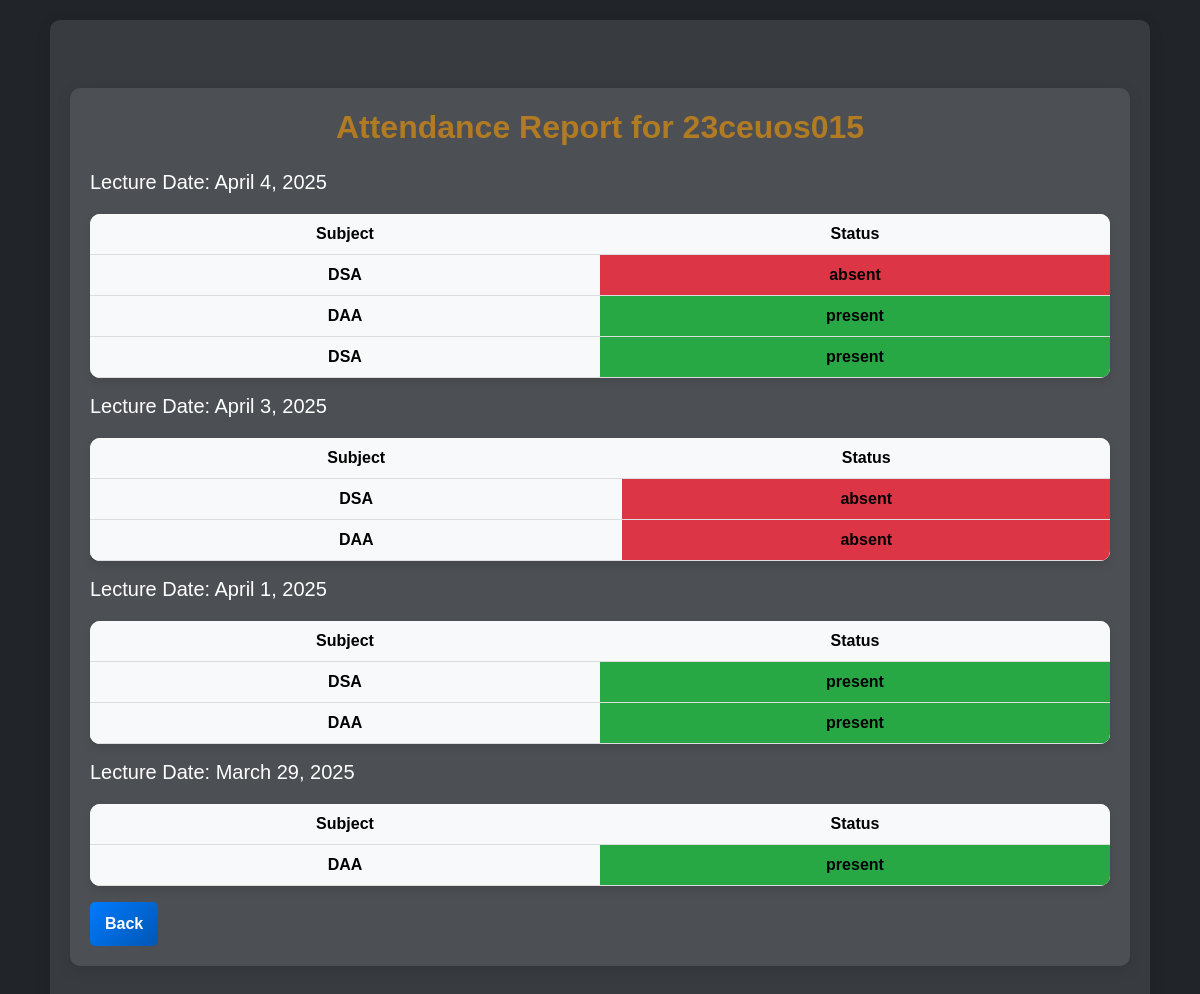
Page /student_app/daily_attendance/ (signed in) on the committed database.
### registration/models.py (models this page shows)
class CustomUser(AbstractUser):
    ROLE_CHOICES = [
        ("student", "Student"),
        ("faculty", "Faculty"),
        ("admin", "Admin"),
    ]
    role = models.CharField(max_length=10, choices=ROLE_CHOICES, default="student")

### admin_app/models.py (models this page shows, shortened)
class Subject(models.Model):
    name = models.CharField(max_length=100, unique=True)

class Attendance(models.Model):
    STATUS_CHOICES = [
        ("present", "Present"),
        ("absent", "Absent"),
        ("late", "Late"),
    ]
    student = models.ForeignKey(Student, on_delete=models.CASCADE, related_name="attendances")
    lecture = models.ForeignKey(Lecture, on_delete=models.CASCADE)
    faculty = models.ForeignKey(Faculty, on_delete=models.CASCADE, related_name="marked_attendances")
    date = models.DateTimeField(default=datetime.today)
    status = models.CharField(max_length=10, choices=STATUS_CHOICES, default="absent")
    class Meta:
        unique_together = ('student', 'lecture')  # Ensures a student has only one record per subject per day

### student_app/views.py (the view)
# urls.py: path("daily_attendance/", views.daily_attendance, name="daily_attendance"),
@student_required
def daily_attendance(request):
    student = Student.objects.get(user=request.user)
    attendance_records = Attendance.objects.filter(student=student).order_by("-lecture__date")
    daily_attendance = {}
    for record in attendance_records:
        date_key = record.lecture.date.date()
        if date_key not in daily_attendance:
            daily_attendance[date_key] = []
        daily_attendance[date_key].append({
            "subject": record.lecture.subject.name,
            "status": record.status
        })
    return render(request, "student_app/daily_attendance.html", {
        "daily_attendance": daily_attendance
    })

### student_app/views.py (called while the page is built)
def student_required(view_func):
    @wraps(view_func)
    def wrapper(request, *args, **kwargs):
        if not request.user.is_authenticated:
            return redirect("registration:login")  # Redirect unauthenticated users to login page
        if request.user.role == "student":
            return view_func(request, *args, **kwargs)
        logout(request)  # Log out unauthorized users
        return redirect("registration:login")  # Redirect unauthorized users
    return wrapper

### student_app/templates/student_app/daily_attendance.html (shortened to what this page needs)
{% extends "layout.html" %}
{% block container %}
<div class="container mt-5 text-white">
    <h2 class="text-center mb-4">Attendance Report for {{ request.user.username }}</h2>
    {% for date, records in daily_attendance.items %}
        <h5 class="mt-3">Lecture Date: {{ date }}</h5>
        <table class="table table-light">
            <thead>
                <tr>
                    <th>Subject</th>
                    <th>Status</th>
                </tr>
            </thead>
            <tbody>
                {% for record in records %}
                    <tr>
                        <td>{{ record.subject }}</td>
                        <td style="background-color: {% if record.status == 'present' %}green{% else %}red{% endif %};">
                            {{ record.status }}
                        </td>
                    </tr>
                {% endfor %}
            </tbody>
        </table>
    {% empty %}
        <p class="text-center">No attendance records available.</p>
    {% endfor %}
    <a href="{% url 'student_app:student_dashboard' %}" class="btn btn-back">Back</a>
</div>
{% endblock %}

### rows in the picture
CustomUser: user.username "23ceuos015"
Subject: subject "DSA" "DSA" "DSA" "DSA"
Attendance: status "absent"
Subject: subject "DAA" "DAA" "DAA" "DAA"
Attendance: status "present"
Attendance: status "present"
Attendance: status "absent"
Attendance: status "absent"
Attendance: status "present"
Attendance: status "present"
Attendance: status "present"

### other values in the picture
{{ date }} "April 4, 2025" "April 3, 2025" "April 1, 2025" "March 29, 2025"
